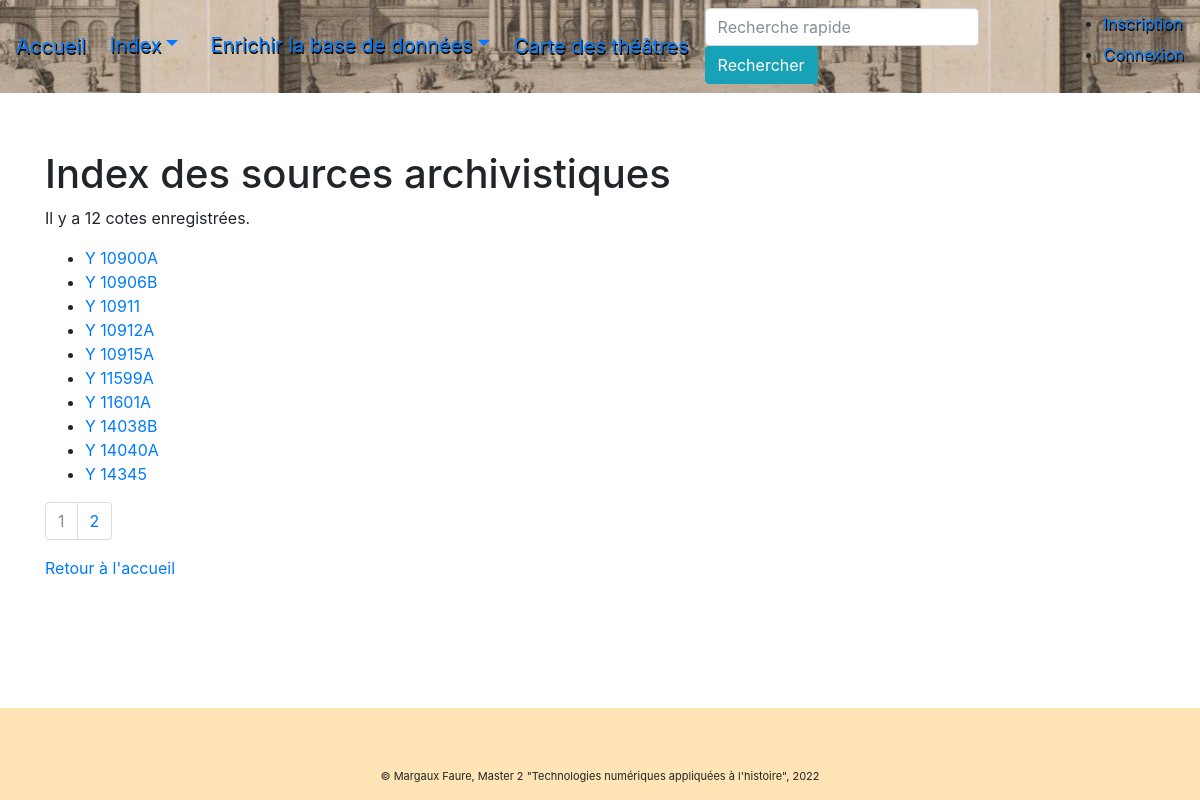
The app's page /sources with its own data.
### pv_theatres/modeles/donnees.py (models this page shows, shortened)
class Source(db.Model):
    id = db.Column(db.Integer, nullable=False, autoincrement=True, primary_key=True)
    cote = db.Column(db.Text, nullable=False)
    proces_verbaux_sources = db.relationship("ProcesVerbal", back_populates="sources")
    authorships = db.relationship("Authorship", back_populates="source")

### pv_theatres/routes/generic.py (the view)
@app.route("/sources")
def sources_liste():
    page = request.args.get("page", 1)
    if isinstance(page, str) and page.isdigit():
        page = int(page)
    else:
        page = 1
    sources = Source.query.order_by(Source.cote.asc()).paginate(page=page, per_page=RESULTATS_PAR_PAGE)
    return render_template("pages/sources.html", nom="Sources", sources=sources)

### pv_theatres/templates/pages/sources.html (shortened to what this page needs)
{% extends "conteneur.html" %}
{% block corps %}
{% if sources %}
    <h1>Index des sources archivistiques</h1>
    <p>Il y a {{sources.total}} cotes enregistrées.</p>
    <ul>
    {% for source in sources.items %}
    <li><a href="{{url_for('source', id=source.id)}}">{{source.cote}}</a></li>
    {% endfor %}
    </ul>
         <nav aria-label="research-pagination">
            <ul class="pagination">
                {%- for page in sources.iter_pages() %}
                    {% if page %}
                        {% if page != sources.page %}
                            <li class="page-item">
                                <a class="page-link" href="{{ url_for('sources_liste', page=page) }}">{{page}}</a>
                            </li>
                        {% else %}
                            <li class="page-item active disabled">
                                <a class="page-link">{{page}} <span class="sr-only">(actuelle)</span></a>
                            </li>
                        {% endif %}
                    {% else %}
                        <li class="page-item disabled">
                            <a class="page-link">...</a>
                        </li>
                    {% endif %}
                {%- endfor %}
            </ul>
        </nav>
    <p><a href="{{url_for('accueil')}}">Retour à l'accueil</a></p>
    {% else %}
        <p>La base de données est en cours de constitution</p>
    {% endif %}
{% endblock %}

### records on screen
Source: cote "Y 10900A"
Source: cote "Y 10906B"
Source: cote "Y 10911"
Source: cote "Y 10912A"
Source: cote "Y 10915A"
Source: cote "Y 11599A"
Source: cote "Y 11601A"
Source: cote "Y 14038B"
Source: cote "Y 14040A"
Source: cote "Y 14345"

### other values on screen
{{ sources.total }} "12"
{{ page }} "1"
{{ page }} "2"
